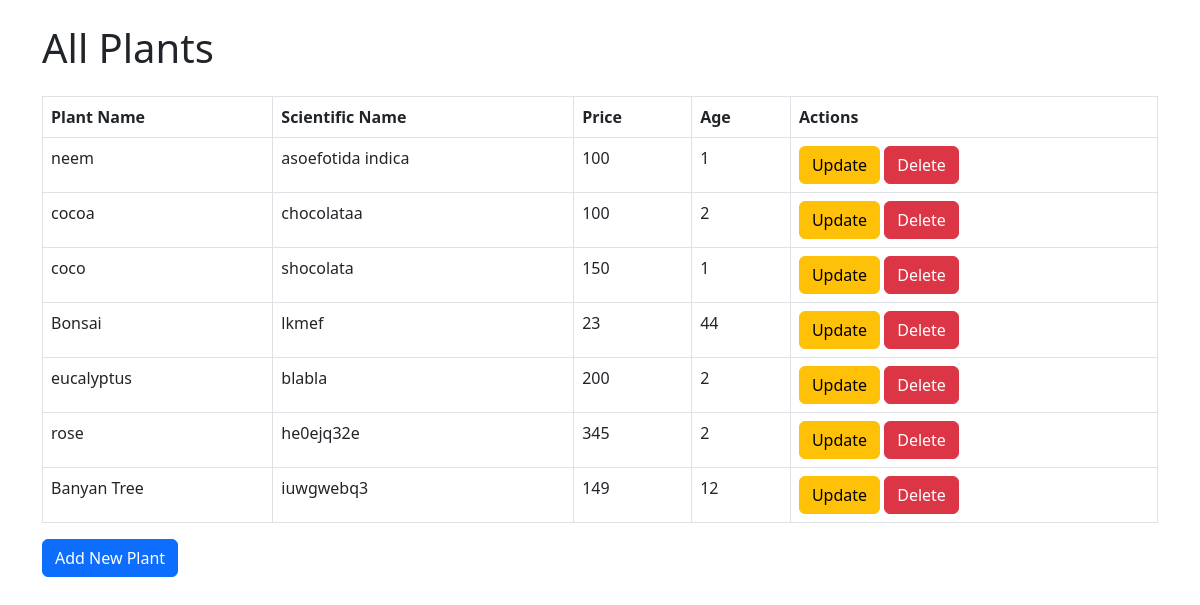
/all/plants/, run on the app's committed database.
### eco/models.py (models this page shows, shortened)
class Plant(models.Model):
    plant_name = models.TextField(max_length=100)
    scientific_name= models.TextField(max_length=100)
    price = models.IntegerField(default=100)
    age = models.IntegerField(default=1)
    pic = models.ImageField(null=True)
    imported = models.BooleanField(default=False)

### eco/views.py (the view)
# urls.py: path('all/plants/',all_plants, name = "all_plants"),
def all_plants(request):
    plants = Plant.objects.all()
    return render(request, 'all_plants.html', {'plants': plants})

### eco/templates/all_plants.html (shortened to what this page needs)
<!DOCTYPE html>
<html lang="en">
<head>
    <link rel="stylesheet" href="https://cdn.jsdelivr.net/npm/bootstrap@5.3.0-alpha1/dist/css/bootstrap.min.css">
</head>
<body>
    <div class="container">
        <h1 class="my-4">All Plants</h1>
        <table class="table table-bordered">
            <thead>
                <tr>
                    <th>Plant Name</th>
                    <th>Scientific Name</th>
                    <th>Price</th>
                    <th>Age</th>
                    <th>Actions</th>
                </tr>
            </thead>
            <tbody>
                {% for plant in plants %}
                <tr>
                    <td>{{ plant.plant_name }}</td>
                    <td>{{ plant.scientific_name }}</td>
                    <td>{{ plant.price }}</td>
                    <td>{{ plant.age }}</td>
                    <td>
                         <a href="{% url 'update_plant' plant.id %}" class="btn btn-warning">Update</a>
                        <a href="{% url 'delete_plant' plant.id %}" class="btn btn-danger">Delete</a>
                    </td>
                </tr>
                {% endfor %}
            </tbody>
        </table>
        <a class="btn btn-primary">Add New Plant</a>
    </div>
</body>
</html>

### data on the page
Plant: plant_name "neem", scientific_name "asoefotida indica", price "100", age "1"
Plant: plant_name "cocoa", scientific_name "chocolataa", price "100", age "2"
Plant: plant_name "coco", scientific_name "shocolata", price "150", age "1"
Plant: plant_name "Bonsai", scientific_name "lkmef", price "23", age "44"
Plant: plant_name "eucalyptus", scientific_name "blabla", price "200", age "2"
Plant: plant_name "rose", scientific_name "he0ejq32e", price "345", age "2"
Plant: plant_name "Banyan Tree", scientific_name "iuwgwebq3", price "149", age "12"
